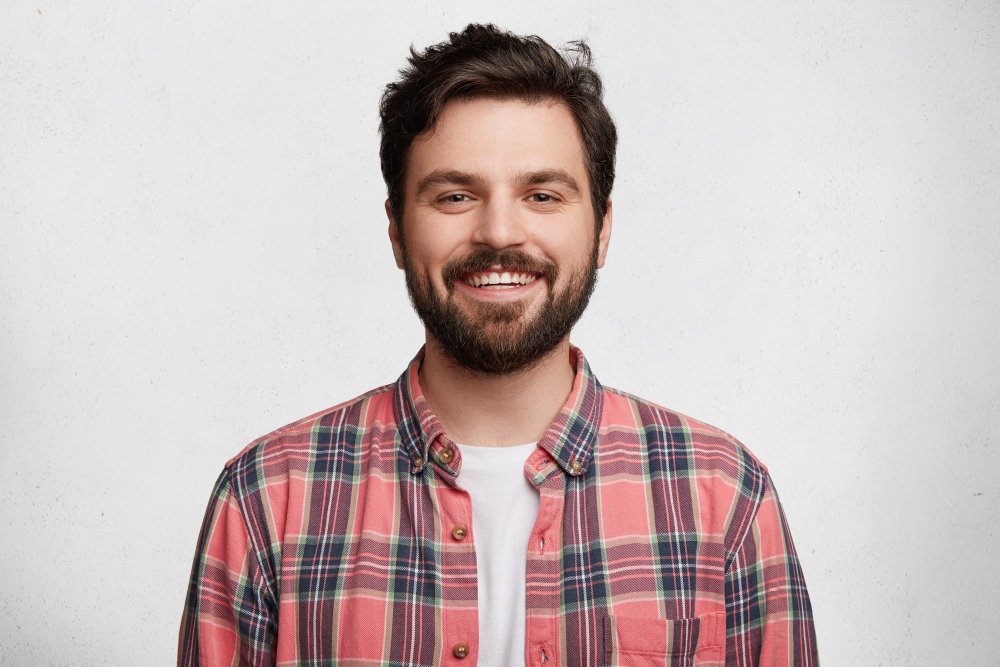
#> input picture img.jpg, 4000 x 2666 px (shown at 1/4 size)
$ jupyter execute --allow-errors main.ipynb
#> lines starting #> are read from the running program, lines starting #| are printed output that depends on the picture
[cell 1]
from io import BytesIO


import numpy as np
import matplotlib.pyplot as plt

import cv2
from PIL import Image
from cairosvg import svg2png

[cell 2]
def load_img(path: str):
    '''Load image as numpy array in grayscale.'''
#> called with path = 'img.jpg'

    # open image
    img = cv2.imread(path)
#> img is the input picture: shape (2666, 4000, 3); mean B, G, R 186.9, 187.4, 201.7
    # convert to grayscale
    img = cv2.cvtColor(img, cv2.COLOR_BGR2GRAY)
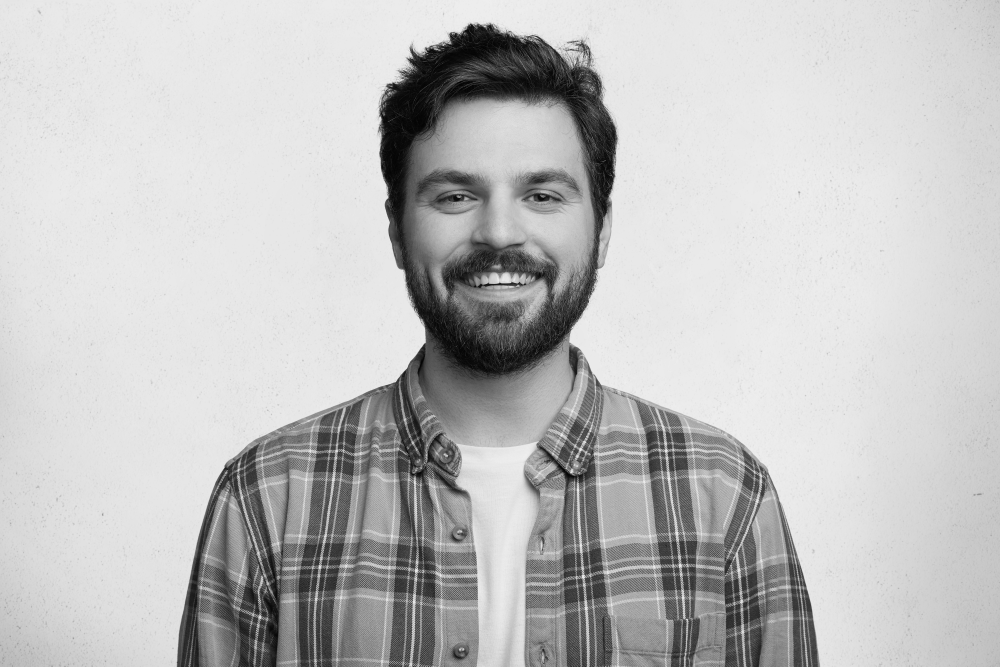
#> img: shape (2666, 4000) (shown at 1/4 size); min 0, max 255, mean 191.6

    return img


def load_diamonds(style):

    # change order of files to change color distribution
    diamonds_style = {
        'gray': [
            'diamonds/gray/brick 0.png', # black
            'diamonds/gray/brick 1.png',
            'diamonds/gray/brick 2.png',
            'diamonds/gray/brick 3.png',
            'diamonds/gray/brick 4.png' # white
        ],
        'popart': [
            'diamonds/popart/brick X.svg',
            'diamonds/popart/brick A.svg',
            'diamonds/popart/brick T.svg',
            'diamonds/popart/brick E.svg',
            'diamonds/popart/brick M.svg',
            'diamonds/popart/brick L.svg',
            'diamonds/popart/brick O.svg'
        ],
        'sapfir': [
            'diamonds/sapfir/brick Y.svg',
            'diamonds/sapfir/brick U.svg',
            'diamonds/sapfir/brick G.svg',
            'diamonds/sapfir/brick R.svg',
            'diamonds/sapfir/brick I.svg',
            'diamonds/sapfir/brick H.svg',
            'diamonds/sapfir/brick O.svg'
        ],
        'sepia': [
            'diamonds/sepia/brick X.svg',
            'diamonds/sepia/brick S.svg',
            'diamonds/sepia/brick F.svg',
            'diamonds/sepia/brick W.svg',
            'diamonds/sepia/brick K.svg',
            'diamonds/sepia/brick P.svg',
            'diamonds/sepia/brick O.svg'
        ]
    }

    if style == 'gray':
        diamonds = [cv2.imread(path) for path in diamonds_style[style]]
        diamonds = list(map(lambda x: cv2.cvtColor(x, cv2.COLOR_BGR2GRAY), diamonds))
    else:
        diamonds = []
        for path in diamonds_style[style]:
            with open(path) as f:
                img = svg2png(file_obj=f)
            pil_img = Image.open(BytesIO(img)).convert('RGB')
            cv_img = np.array(pil_img)
            diamonds.append(cv_img)

    return diamonds


def img_to_diamonds(
        img, dim, thresholds, style='gray',
        brightness=1.25,
        clipLimit=2,
        clahe_grid=(8,8)
):
    '''Pixelize image and fill it with diamonds'''

    img = img.copy()

    diamonds = load_diamonds(style)
    assert len(thresholds) == len(diamonds), 'thresholds and diamonds arrays must be the same length'

    img = cv2.convertScaleAbs(img, alpha=brightness)
    clahe = cv2.createCLAHE(clipLimit=clipLimit, tileGridSize=clahe_grid)
    img = clahe.apply(img)
    img = cv2.GaussianBlur(img, (9, 9), 0)

    # resize img
    img_pix = cv2.resize(img, dim)

    # make lut for Image.point
    lut = []
    counter = 256
    for i in thresholds[::-1]:
        lut.extend([i] * (counter - i))
        counter = i
    lut = lut[::-1]

    img_pix = Image.fromarray(img_pix).point(lut)
    img_pix = np.array(img_pix)

    diamonds_map = {}
    for t, d in zip(thresholds, diamonds):
        diamonds_map.update({t: d})

    # fill img_diamonds with diamonds according to img_pix and diamonds_map
    if style == 'gray':
        diam_size = diamonds[0].shape[0]
        img_diamonds = np.zeros((img_pix.shape[0]*diam_size, img_pix.shape[1]*diam_size), dtype=np.uint8)

        # turn pixels to diamonds
        for i in range(img_pix.shape[0]):
            for j in range(img_pix.shape[1]):
                img_diamonds[i*diam_size:(i+1)*diam_size, j*diam_size:(j+1)*diam_size] = diamonds_map[img_pix[i][j]]

    else:
        diam_size = diamonds[0].shape[0]
        img_diamonds = np.zeros((img_pix.shape[0]*diam_size, img_pix.shape[1]*diam_size, 3), dtype=np.uint8)

        # turn pixels to diamonds
        for i in range(img_pix.shape[0]):
            for j in range(img_pix.shape[1]):
                img_diamonds[i*diam_size:(i+1)*diam_size, j*diam_size:(j+1)*diam_size, :] = diamonds_map[img_pix[i][j]]

    return img_diamonds


def show_pic(img):
    '''Display img.'''
    plt.imshow(img, cmap='gray')
    plt.axis('off')


def save_pic(img, filename):
    '''Save img with specified filename.'''
    cv2.imwrite(filename, cv2.cvtColor(img, cv2.COLOR_BGR2RGB))

[cell 3]
path_to_img = 'img.jpg'

img = load_img(path_to_img)

[cell 4]
# cut img around face (only for a beard-man in img.jpg)
img = img[0:img.shape[0]-1000, 1400:img.shape[1]-1400]
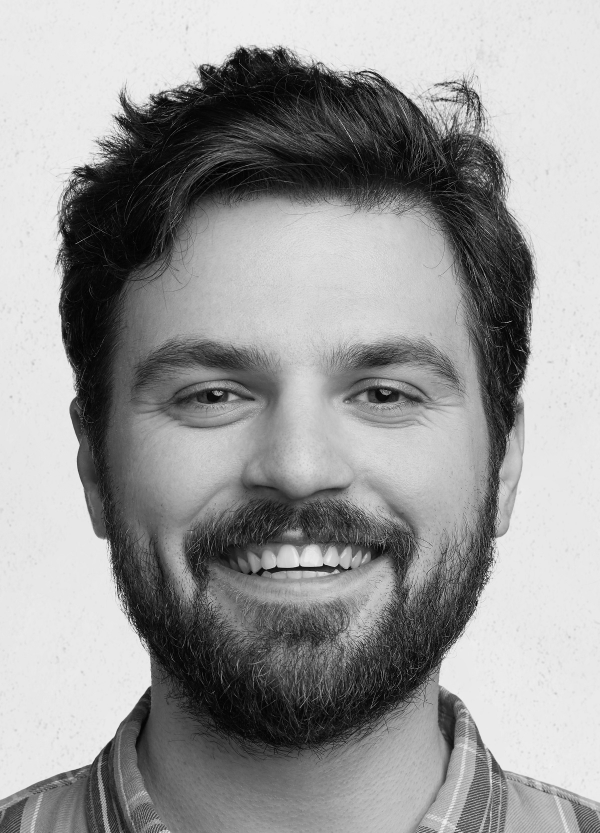
#> img: shape (1666, 1200) (shown at 1/2 size); min 0, max 255, mean 152.4
show_pic(img)

[cell 5]
# thresholds = [0, 56, 102, 143, 226]
# replace pixels with tone from 0 to 56 with black diamonds
# from 226 to 256 with white diamonds
# thresholds = [0, 56, 102, 180, 200] # use this with grayscale
thresholds = [0, 37, 74, 111, 148, 185, 256] # number of thresholds must be the same as number of diamonds

brightness = 0.9
clipLimit = 2 # contrast limit for CLAHE
clahe_grid = (8, 8) # grid for CLAHE

# available styles: gray, popart, sapfir, sepia

[cell 6]
dim = (83, 117) # values for img resizing

#> (the rest of this cell did not finish here and is left out)


show_pic(diamonded_img)
# save_pic(diamonded_img, 'example_83_117.jpg')

[cell 7]
dim = (117, 166)

#> (the rest of this cell did not finish here and is left out)
